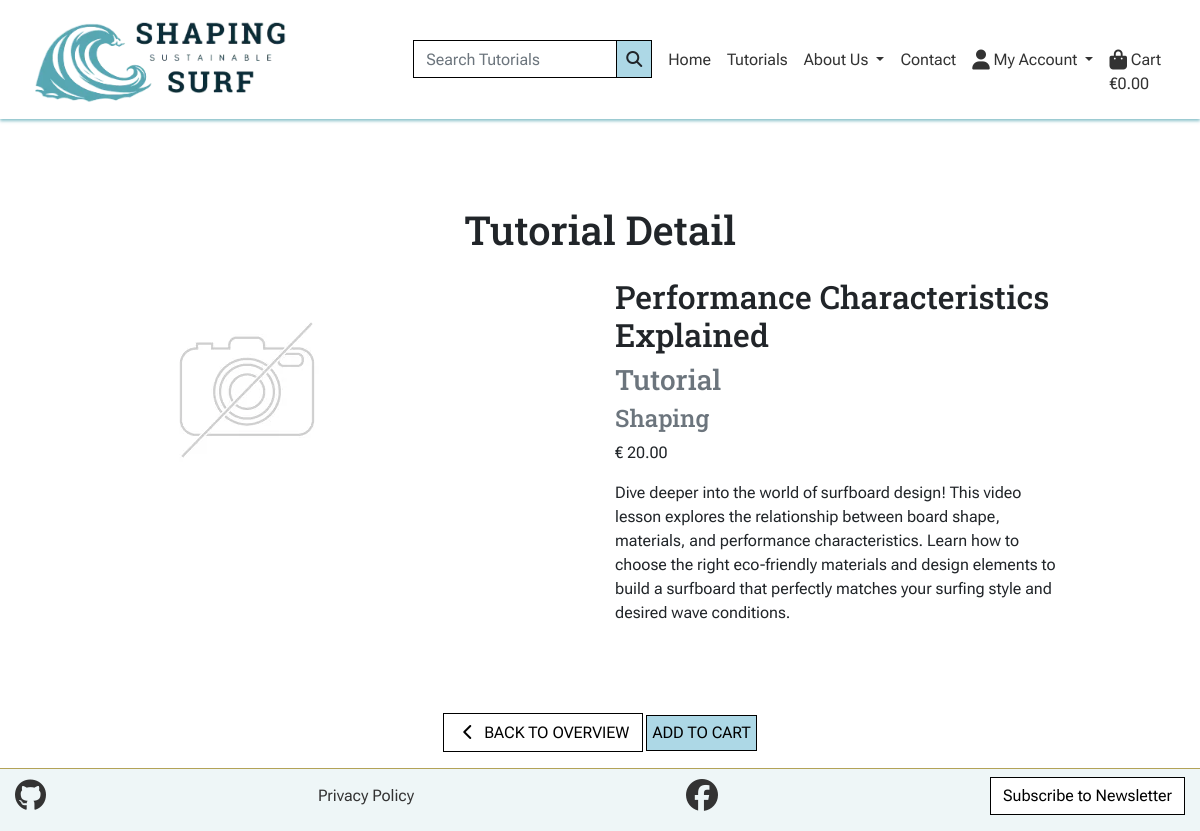
Page /products/product/1/ on the committed database.
### products/models.py (models this page shows, shortened)
class Product(models.Model):
    STATUS = [
        ("Draft", "Draft"),
        ("Publish", "Publish"),
    ]
    name = models.CharField(max_length=254)
    category = models.ForeignKey(
        Category, on_delete=models.SET_NULL, null=True, blank=False
    )
    subcategory = models.ForeignKey(
        Subcategory, on_delete=models.SET_NULL, null=True, blank=False
    )
    price = models.DecimalField(
        max_digits=6, null=True, blank=False, decimal_places=2
    )
    description = models.TextField(max_length=3000, null=True, blank=False)
    image = ResizedImageField(
        size=[400, None],
        upload_to="sss_products/",
        null=True,
        blank=True,
        quality=75,
        force_format="webp",
    )
    video_url = models.URLField(max_length=254, null=True, blank=True)
    status = models.CharField(max_length=20, choices=STATUS, default="Draft")

class Category(models.Model):
    CATEGORIES = [
        ("Tutorial", "Tutorial"),
        ("Surfboard", "Surfboard"),
    ]
    class Meta:
        verbose_name_plural = "Categories"
    name = models.CharField(max_length=20, choices=CATEGORIES)
    def __str__(self):
        return (
            self.get_name_display()
        )  # get_name_display returns "human-readable" value

class Subcategory(models.Model):
    SUBCATEGORIES = [
        ("Shaping", "Shaping"),
        ("Materials", "Materials & Tools"),
        ("Accessories", "Accessories"),
        ("Surfing", "Surfing"),
    ]
    class Meta:
        verbose_name_plural = "Subcategories"
    name = models.CharField(max_length=50, choices=SUBCATEGORIES)
    def __str__(self):
        return (
            self.get_name_display()
        )  # get_name_display returns "human-readable" value

### products/views.py (the view)
def tutorial_detail(request, product_id):
    product = get_object_or_404(Product, pk=product_id)
    context = {
        "product": product,
    }
    return render(request, "products/tutorial_detail.html", context)

### cart/contexts.py (called while the page is built, shortened)
def cart_contents(request):
    cart_items = []
    total = 0
    product_count = 0
    cart = request.session.get("cart", {})
    discount_code = request.session.get("discount_code")
    discount = None
    discount_amount = 0
    grand_total = total
    context = {
        "cart_items": cart_items,
        "total": total,
        "product_count": product_count,
        "discount": discount,
        "discount_amount": discount_amount,
        "grand_total": grand_total,
    }
    return context

### products/templates/products/tutorial_detail.html (shortened to what this page needs)
{% extends 'base.html' %}
{% load i18n %}
{% load static %}
{% block content %}
<div class="container mt-5">
    <h1 class="text-center mb-4">Tutorial Detail</h1>
    <div class="row">
        <article class="d-flex flex-wrap justify-content-center mb-4">
            <div class="col-12 col-lg-6 mb-3">
                {% if product.image %}
                <img src="{{ product.image.url }}" class="img-fluid rounded" alt="image for product {{ product.name }}">
                {% else %}
                <img src="{% static 'images/noimage.webp' %}" class="img-fluid" alt="No image yet for this product">
                {% endif %}
            </div>
            <div class="col-12 col-lg-6">
                <div class="h-100">
                    <div class="d-flex flex-column justify-content-between">
                        <h2>{{ product.name }}</h2>
                        <h3 class="text-muted">{{ product.category }}</h3>
                        <h4 class="text-muted">{{ product.subcategory }}</h4>
                        <p>€ {{ product.price }}</p>
                        <p>{{ product.description|safe|striptags }}</p>
                    </div>
                </div>
            </div>
        </article>
    </div>
    <div class="d-flex justify-content-center mb-3">
        <form class="form" action="{% url 'add_to_cart' product.id %}" method="POST">
            <div class="form-row">
                <div class="col-12 {% if s %}-12 mt-2{% endif %}">
                    <a href="{% url 'tutorials_list' %}" class="btn btn-outline-black rounded-0 mt-5">
                        <span class="icon">
                            <i class="fas fa-chevron-left"></i>
                        </span>
                        <span class="text-uppercase">Back to overview</span>
                    </a>
                    <input type="submit" class="btn btn-black btn-outline-black rounded-0 text-uppercase mt-5" value="Add to Cart">
                </div>
            </div>
        </form>
    </div>
</div>
{% endblock %}

### static/css/base.css (style rules this page uses)
:root { --blue: #57a7b3; --green: #3d757d; --pink: #b35794; --aubergine: #7D3D67; --yellow: #b3a357; --font-color: #333333; --background-color: #eef6f7; --blue-box-shadow: 1px -1px 7px 0 rgba(87, 167, 179, 0.70); --yellow-box-shadow: 1px -1px 7px 0 #b3a357; --black-box-shadow: 1px -1px 7px 0 #4E4A47; }
* { margin: 0; padding: 0; box-sizing: border-box; font-family: "Roboto Flex", sans-serif; }
html, body { height: 100%; }
body { display: flex; flex-direction: column; min-height: 100vh; }
h1, h2, h3, h4, h5, h6 { font-family: "Roboto Slab", sans-serif; }
.icon { align-items: center; display: inline-flex; justify-content: center; height: 1.5rem; width: 1.5rem; }
.btn-black { background: black; color: white; }
.btn-outline-black { background: white; color: black !important; border: 1px solid black; }
input[type="submit"], button[type="submit"] { background: lightblue; padding: 5px; }
@media (min-width: 1200px) { .container { max-width: 80%; } }

### rows in the picture
Product: name "Performance Characteristics Explained", category "Tutorial", subcategory "Shaping", price "20.00", description "Dive deeper into the world of surfboard design! This video lesson explores the relationship between board shape, materials, and performance characteristics. Learn how to choose the right eco-friendly materials and design elements to build a surfboard that perfectly matches your surfing style and desired wave conditions."
